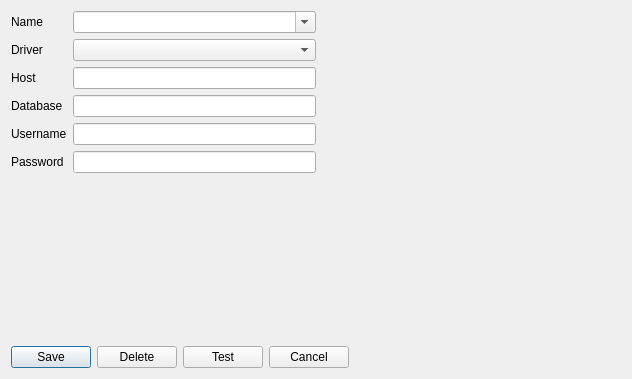
<?xml version="1.0" encoding="UTF-8"?>
<ui version="4.0">
 <class>ConnectionsWidget</class>
 <widget class="QDialog" name="ConnectionsWidget">
  <property name="geometry">
   <rect>
    <x>0</x>
    <y>0</y>
    <width>632</width>
    <height>379</height>
   </rect>
  </property>
  <property name="windowTitle">
   <string>Dialog</string>
  </property>
  <layout class="QGridLayout" name="gridLayout">
   <item row="2" column="0">
    <layout class="QHBoxLayout" name="horizontalLayout">
     <item>
      <layout class="QFormLayout" name="formLayout">
       <property name="fieldGrowthPolicy">
        <enum>QFormLayout::AllNonFixedFieldsGrow</enum>
       </property>
       <item row="0" column="0">
        <widget class="QLabel" name="nameLabel_2">
         <property name="text">
          <string>Name</string>
         </property>
        </widget>
       </item>
       <item row="0" column="1">
        <widget class="QComboBox" name="cbName">
         <property name="editable">
          <bool>true</bool>
         </property>
        </widget>
       </item>
       <item row="1" column="0">
        <widget class="QLabel" name="driverLabel">
         <property name="text">
          <string>Driver</string>
         </property>
        </widget>
       </item>
       <item row="1" column="1">
        <widget class="QComboBox" name="cbDriver"/>
       </item>
       <item row="2" column="0">
        <widget class="QLabel" name="hostLabel">
         <property name="text">
          <string>Host</string>
         </property>
        </widget>
       </item>
       <item row="2" column="1">
        <widget class="QLineEdit" name="editHost"/>
       </item>
       <item row="3" column="0">
        <widget class="QLabel" name="databaseLabel">
         <property name="text">
          <string>Database</string>
         </property>
        </widget>
       </item>
       <item row="3" column="1">
        <widget class="QLineEdit" name="editDatabase"/>
       </item>
       <item row="5" column="0">
        <widget class="QLabel" name="usernameLabel">
         <property name="text">
          <string>Username</string>
         </property>
        </widget>
       </item>
       <item row="5" column="1">
        <widget class="QLineEdit" name="editUsername"/>
       </item>
       <item row="6" column="0">
        <widget class="QLabel" name="passwordLabel">
         <property name="text">
          <string>Password</string>
         </property>
        </widget>
       </item>
       <item row="6" column="1">
        <widget class="QLineEdit" name="editPassword"/>
       </item>
      </layout>
     </item>
     <item>
      <spacer name="horizontalSpacer">
       <property name="orientation">
        <enum>Qt::Horizontal</enum>
       </property>
       <property name="sizeHint" stdset="0">
        <size>
         <width>40</width>
         <height>20</height>
        </size>
       </property>
      </spacer>
     </item>
    </layout>
   </item>
   <item row="4" column="0">
    <layout class="QHBoxLayout" name="horizontalLayout_2">
     <item>
      <widget class="QPushButton" name="btnSave">
       <property name="sizePolicy">
        <sizepolicy hsizetype="Preferred" vsizetype="Fixed">
         <horstretch>0</horstretch>
         <verstretch>0</verstretch>
        </sizepolicy>
       </property>
       <property name="text">
        <string>Save</string>
       </property>
      </widget>
     </item>
     <item>
      <widget class="QPushButton" name="btnDelete">
       <property name="text">
        <string>Delete</string>
       </property>
      </widget>
     </item>
     <item>
      <widget class="QPushButton" name="btnTest">
       <property name="text">
        <string>Test</string>
       </property>
      </widget>
     </item>
     <item>
      <widget class="QPushButton" name="btnCancel">
       <property name="text">
        <string>Cancel</string>
       </property>
      </widget>
     </item>
     <item>
      <spacer name="horizontalSpacer_2">
       <property name="orientation">
        <enum>Qt::Horizontal</enum>
       </property>
       <property name="sizeType">
        <enum>QSizePolicy::MinimumExpanding</enum>
       </property>
       <property name="sizeHint" stdset="0">
        <size>
         <width>40</width>
         <height>20</height>
        </size>
       </property>
      </spacer>
     </item>
    </layout>
   </item>
  </layout>
 </widget>
 <resources/>
 <connections/>
</ui>
